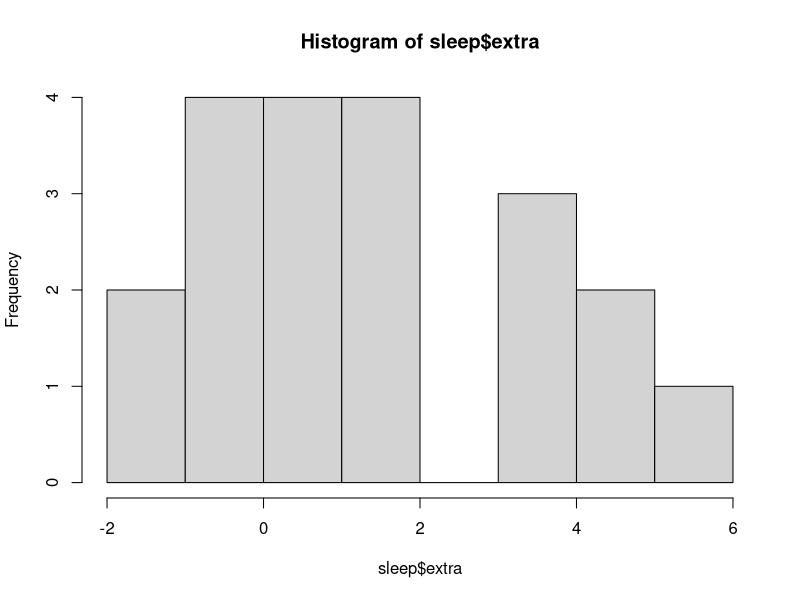

This figure's R source:
## ---- chunk 1
hist(sleep$extra)
